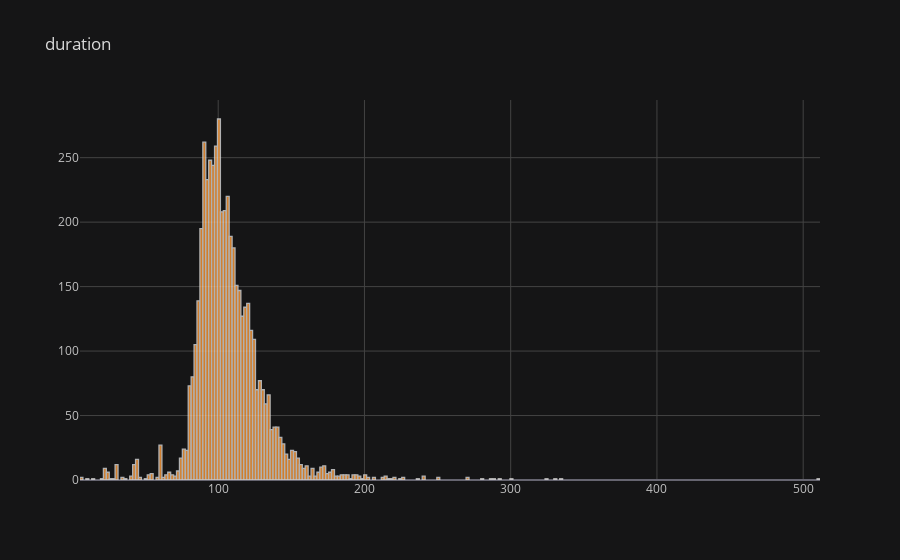
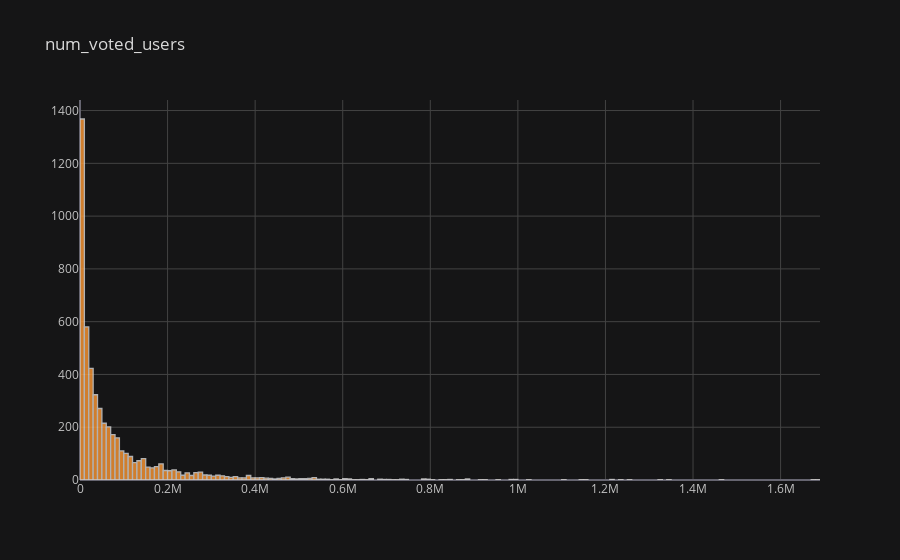
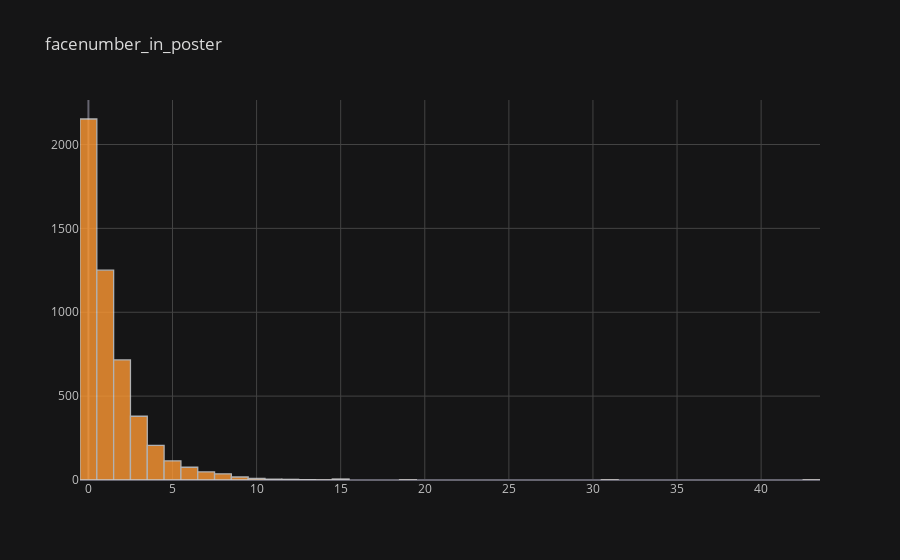
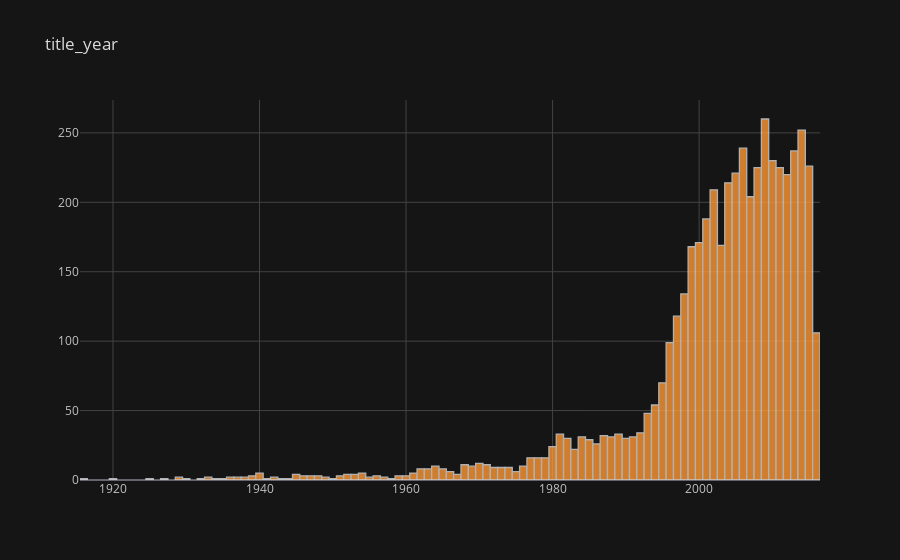

Notebook code for these charts, in order:
### Markdown cell above
#### Análisis continuo

### Code cell
for feature in ls_cont:
    df[feature] = df[feature].astype(float)
    display(df[feature].iplot(kind="hist", theme="solar", title=feature))

### Figure 1 — Plotly figure (JSON) as saved in the notebook; plotly's stock layout.template omitted (floating-point values rounded to 4 significant figures; data arrays with more than 128 entries replaced by an {"elided": "..."} marker saying what was removed)
{"data": [{"histfunc": "count", "histnorm": "", "marker": {"color": "rgba(255, 153, 51, 1.0)", "line": {"color": "#D9D9D9", "width": 1.3}}, "name": "duration", "opacity": 0.8, "orientation": "v", "type": "histogram", "x": {"elided": "5042 int values"}}], "layout": {"autosize": true, "barmode": "overlay", "legend": {"bgcolor": "#151516", "font": {"color": "#D9D9D9"}}, "paper_bgcolor": "#151516", "plot_bgcolor": "#151516", "title": {"font": {"color": "#D9D9D9"}, "text": "duration"}, "xaxis": {"autorange": true, "gridcolor": "#434343", "range": [5.5, 511.5], "showgrid": true, "tickfont": {"color": "#C2C2C2"}, "title": {"font": {"color": "#D9D9D9"}, "text": ""}, "type": "linear", "zerolinecolor": "#666570"}, "yaxis": {"autorange": true, "gridcolor": "#434343", "range": [0, 294.7], "showgrid": true, "tickfont": {"color": "#C2C2C2"}, "title": {"font": {"color": "#D9D9D9"}, "text": ""}, "zerolinecolor": "#666570"}}}

### Figure 2 — Plotly figure (JSON) as saved in the notebook; plotly's stock layout.template omitted (floating-point values rounded to 4 significant figures; data arrays with more than 128 entries replaced by an {"elided": "..."} marker saying what was removed)
{"data": [{"histfunc": "count", "histnorm": "", "marker": {"color": "rgba(255, 153, 51, 1.0)", "line": {"color": "#D9D9D9", "width": 1.3}}, "name": "num_voted_users", "opacity": 0.8, "orientation": "v", "type": "histogram", "x": {"elided": "5042 int values"}}], "layout": {"autosize": true, "barmode": "overlay", "legend": {"bgcolor": "#151516", "font": {"color": "#D9D9D9"}}, "paper_bgcolor": "#151516", "plot_bgcolor": "#151516", "title": {"font": {"color": "#D9D9D9"}, "text": "num_voted_users"}, "xaxis": {"autorange": true, "gridcolor": "#434343", "range": [-0.5, 1690000.0], "showgrid": true, "showspikes": false, "tickfont": {"color": "#C2C2C2"}, "title": {"font": {"color": "#D9D9D9"}, "text": ""}, "type": "linear", "zerolinecolor": "#666570"}, "yaxis": {"autorange": true, "gridcolor": "#434343", "range": [0, 1440], "showgrid": true, "showspikes": false, "tickfont": {"color": "#C2C2C2"}, "title": {"font": {"color": "#D9D9D9"}, "text": ""}, "zerolinecolor": "#666570"}}}

### Figure 3 — Plotly figure (JSON) as saved in the notebook; plotly's stock layout.template omitted (floating-point values rounded to 4 significant figures; data arrays with more than 128 entries replaced by an {"elided": "..."} marker saying what was removed)
{"data": [{"histfunc": "count", "histnorm": "", "marker": {"color": "rgba(255, 153, 51, 1.0)", "line": {"color": "#D9D9D9", "width": 1.3}}, "name": "facenumber_in_poster", "opacity": 0.8, "orientation": "v", "type": "histogram", "x": {"elided": "5042 int values"}}], "layout": {"autosize": true, "barmode": "overlay", "legend": {"bgcolor": "#151516", "font": {"color": "#D9D9D9"}}, "paper_bgcolor": "#151516", "plot_bgcolor": "#151516", "title": {"font": {"color": "#D9D9D9"}, "text": "facenumber_in_poster"}, "xaxis": {"autorange": true, "gridcolor": "#434343", "range": [-0.5, 43.5], "showgrid": true, "tickfont": {"color": "#C2C2C2"}, "title": {"font": {"color": "#D9D9D9"}, "text": ""}, "type": "linear", "zerolinecolor": "#666570"}, "yaxis": {"autorange": true, "gridcolor": "#434343", "range": [0, 2265.0], "showgrid": true, "tickfont": {"color": "#C2C2C2"}, "title": {"font": {"color": "#D9D9D9"}, "text": ""}, "zerolinecolor": "#666570"}}}

### Figure 4 — Plotly figure (JSON) as saved in the notebook; plotly's stock layout.template omitted (floating-point values rounded to 4 significant figures; data arrays with more than 128 entries replaced by an {"elided": "..."} marker saying what was removed)
{"data": [{"histfunc": "count", "histnorm": "", "marker": {"color": "rgba(255, 153, 51, 1.0)", "line": {"color": "#D9D9D9", "width": 1.3}}, "name": "title_year", "opacity": 0.8, "orientation": "v", "type": "histogram", "x": {"elided": "5042 int values"}}], "layout": {"autosize": true, "barmode": "overlay", "legend": {"bgcolor": "#151516", "font": {"color": "#D9D9D9"}}, "paper_bgcolor": "#151516", "plot_bgcolor": "#151516", "title": {"font": {"color": "#D9D9D9"}, "text": "title_year"}, "xaxis": {"autorange": true, "gridcolor": "#434343", "range": [1916.0, 2016.0], "showgrid": true, "tickfont": {"color": "#C2C2C2"}, "title": {"font": {"color": "#D9D9D9"}, "text": ""}, "type": "linear", "zerolinecolor": "#666570"}, "yaxis": {"autorange": true, "gridcolor": "#434343", "range": [0, 273.7], "showgrid": true, "tickfont": {"color": "#C2C2C2"}, "title": {"font": {"color": "#D9D9D9"}, "text": ""}, "zerolinecolor": "#666570"}}}
